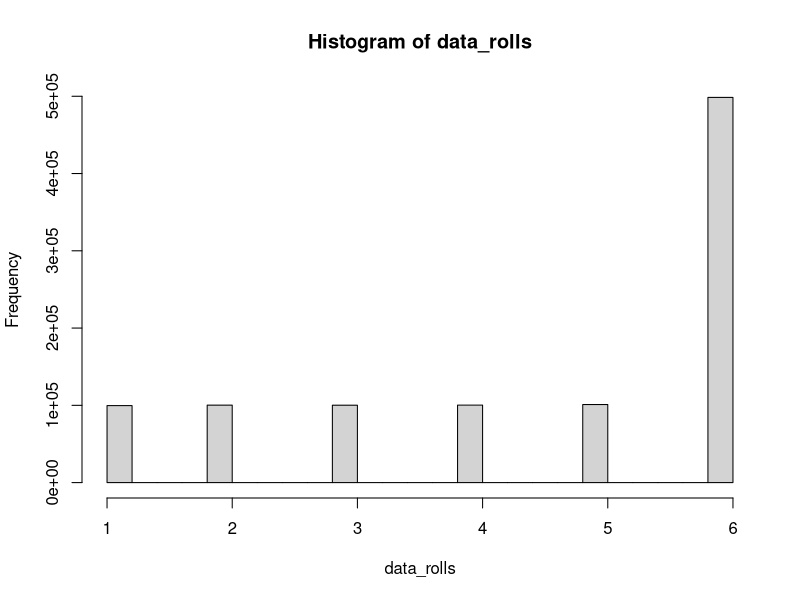
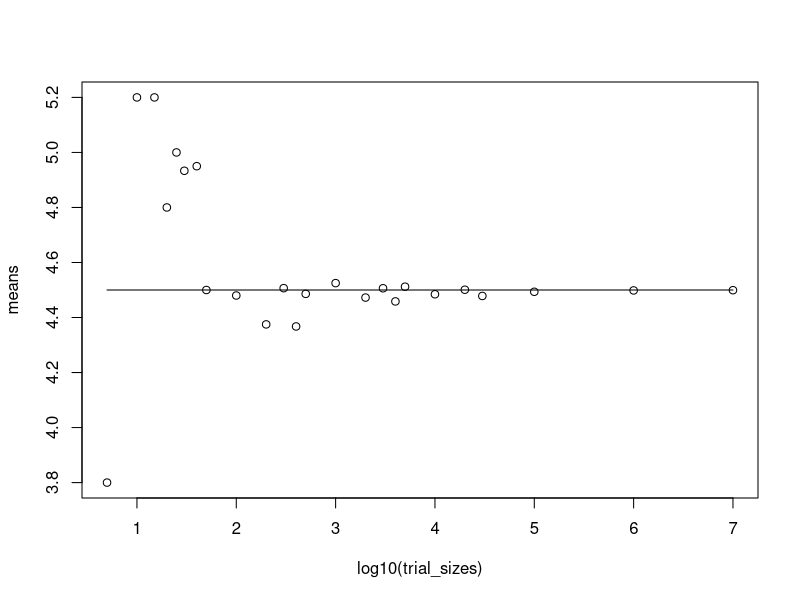
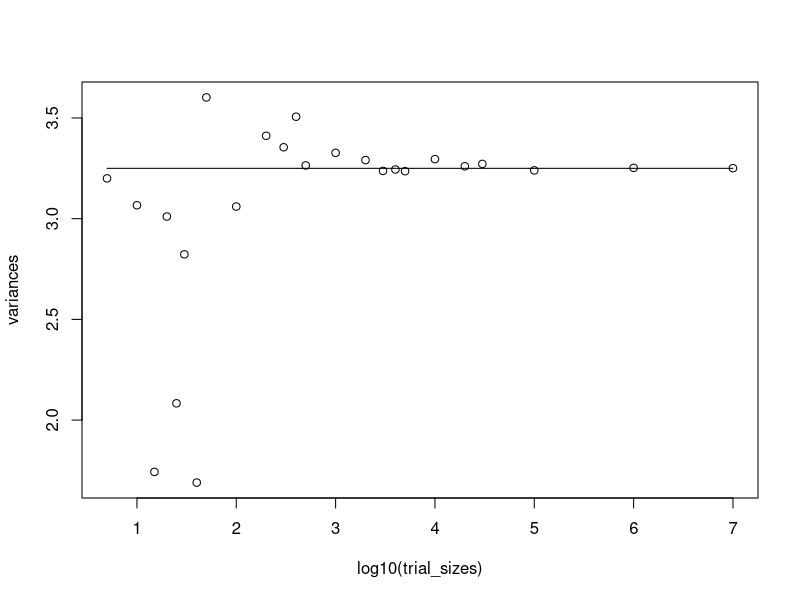

R code for these plots, in order:


## data of x
data_x <- c(1,2,3,4,5,6)
print(data_x)


## probabilities of x
data_prob <- c(.1,.1,.1,.1,.1,.5)
print(data_prob)


## calculate mean
mean_x <- 0
for (i in 1: length(data_x)){
  mean_x <- mean_x + (data_prob[i] * data_x[i])
}
print(mean_x)


## calculate variance
var_x <- 0
for (i in 1: length(data_x)){
  diff <- (data_x[i]-mean_x)
  var_x <- var_x + (data_prob[i] * diff * diff)
}
print(var_x)


## function 'rollLoadedDie'
rollLoadedDie <- function(numRolls) {
  data_sample <- sample(data_x, numRolls, replace=TRUE, prob=data_prob)
  return (data_sample)
}


## make a histogram of some large number of rolls
data_rolls <- rollLoadedDie(1000000)
hist(data_rolls)
print(length(data_rolls))


## modify the code on Slide #58 of lecture #2
trial_sizes <- c(
  5,10,15,20,25,30,40,50,100,200,300,400,500,
  1000,2000,3000,4000,5000,10000,20000,30000,
  100000, 1000000, 10000000
)
means <- vector(mode='double', length=length(trial_sizes))
variances <- vector(mode='double', length=length(trial_sizes))

for (i in 1:length(trial_sizes)){
  rolls <- rollLoadedDie(trial_sizes[i])
  means[i] <- mean(rolls)
  variances[i] <- var(rolls)
}

plot(log10(trial_sizes), means)
lines(log10(trial_sizes), rep(mean_x, length(trial_sizes)))
windows()
plot(log10(trial_sizes), variances)
lines(log10(trial_sizes), rep(var_x, length(trial_sizes)))




